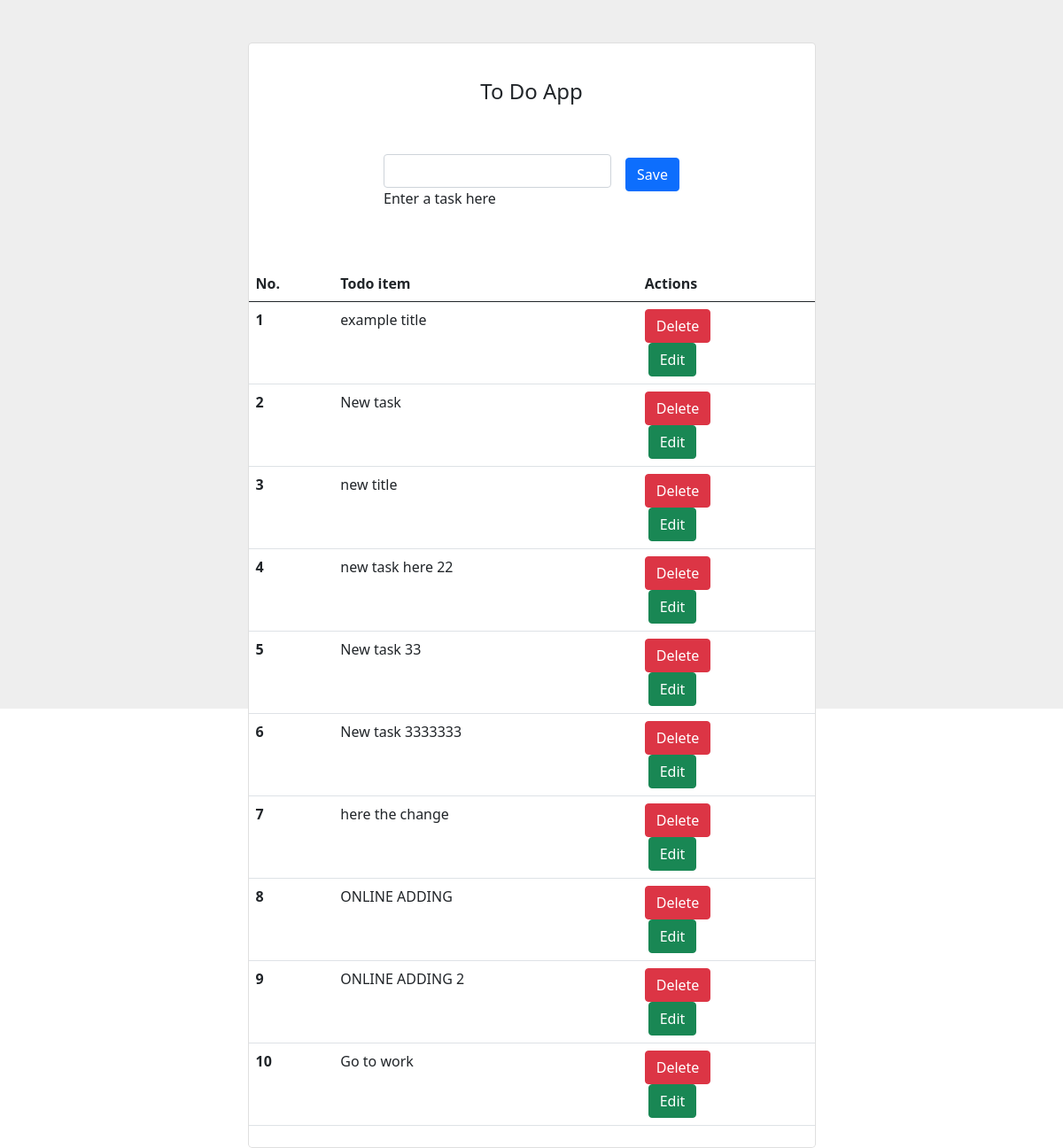
The app's page /, older data.
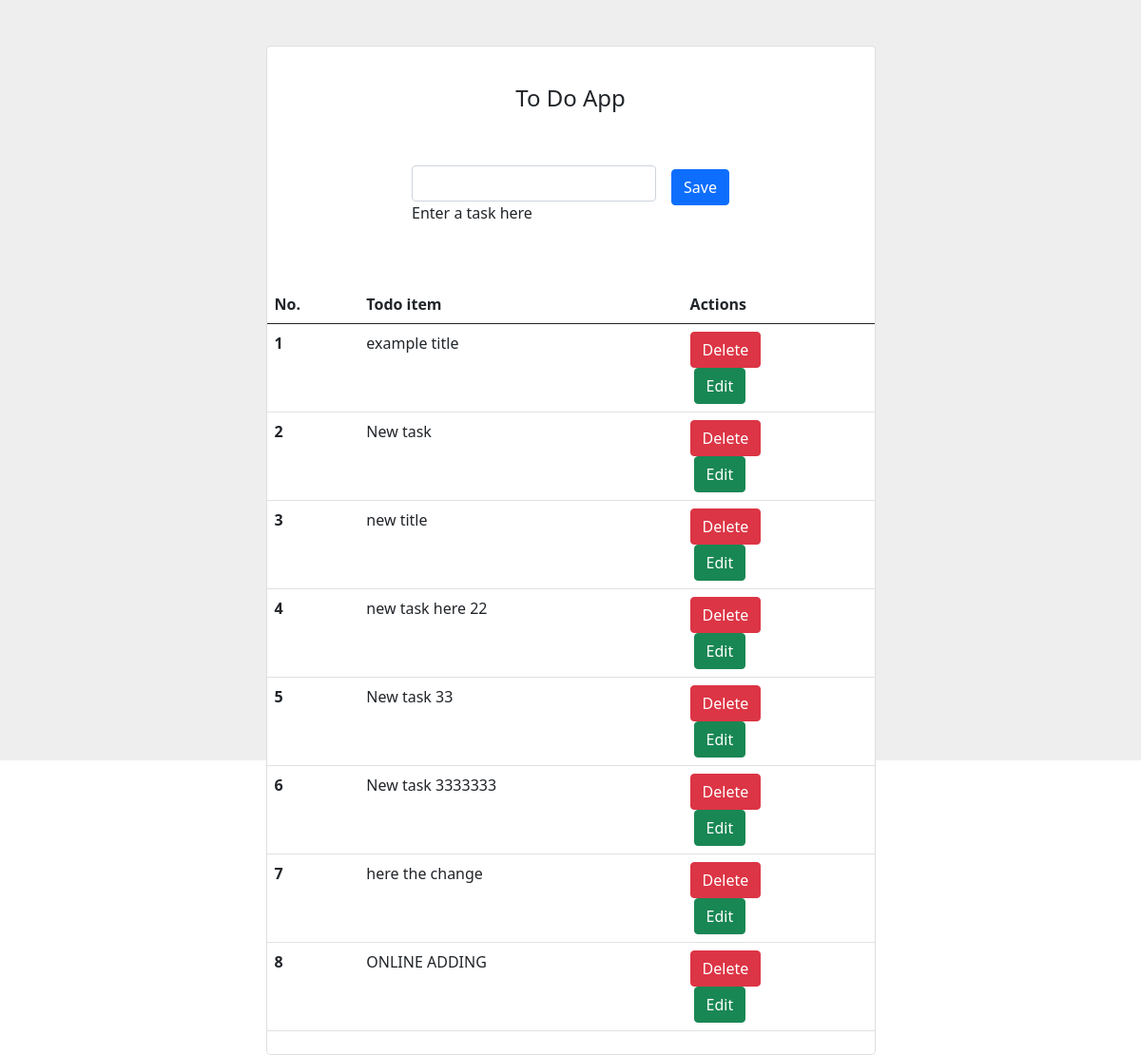
The same page, newer data.
### app.py (models this page shows, shortened)
class Task(db.Model):
    id = db.Column(db.Integer, primary_key=True)
    title = db.Column(db.String(128), unique=True, nullable=False)

### app.py (the view)
@app.route("/", methods=["GET"])
def index():
  tasks = Task.query.all()
  return render_template("index.html", tasks=tasks)

### templates/index.html (shortened to what this page needs)
<!DOCTYPE html>
<html lang="en">
  <head>
    <link
      href="https://cdn.jsdelivr.net/npm/bootstrap@5.1.0/dist/css/bootstrap.min.css"
      rel="stylesheet"
    />
  </head>
  <body>
    <section class="vh-100" style="background-color: #eee">
      <div class="container py-5 h-100">
        <div class="row d-flex justify-content-center align-items-center h-100">
          <div class="col col-lg-9 col-xl-7">
            <div class="card rounded-3">
              <div class="card-body p-4">
                <h4 class="text-center my-3 pb-3">To Do App</h4>
                <form
                  class="row row-cols-lg-auto g-3 justify-content-center align-items-center mb-4 pb-2"
                  method="POST"
                  action="/add"
                >
                  <div class="col-12 pt-4">
                    <div class="form-outline">
                      <input type="text" id="title" name="title" class="form-control" />
                      <label class="form-label" for="form1"
                        >Enter a task here</label
                      >
                    </div>
                  </div>
                  <div class="col-12">
                    <button type="submit" class="btn btn-primary">
                    Save
                    </button>
                    </div>
                  </div>
                <table class="table mb-4">
                  <thead>
                    <tr>
                      <th scope="col">No.</th>
                      <th scope="col">Todo item</th>
                      <th scope="col">Actions</th>
                    </tr>
                  </thead>
                  <tbody>
                    {% for task in tasks %}
                    <tr>
                      <th scope="row">{{ loop.index }}</th>
                      <td>{{ task.title }}</td>
                      <td>
                        <form action="/delete/{{ task.id }}" method="POST">
                          <button
                            type="submit" class="btn btn-danger">
                            Delete
                          </button>
                        </form>
                        <a
                          class="btn btn-success ms-1"
                          data-bs-toggle="modal"
                          data-bs-target="#updates{{ task.id }}"
                        >
                          Edit
                      </a>
                      </td>
                    </tr>
                    {% endfor %}
                  </tbody>
                </table>
              </div>
            </div>
          </div>
        </div>
    </section>
  </body>
</html>

Row changes from the older to the newer data that the page shows:
removed Task: title "ONLINE ADDING 2"
removed Task: title "Go to work"
